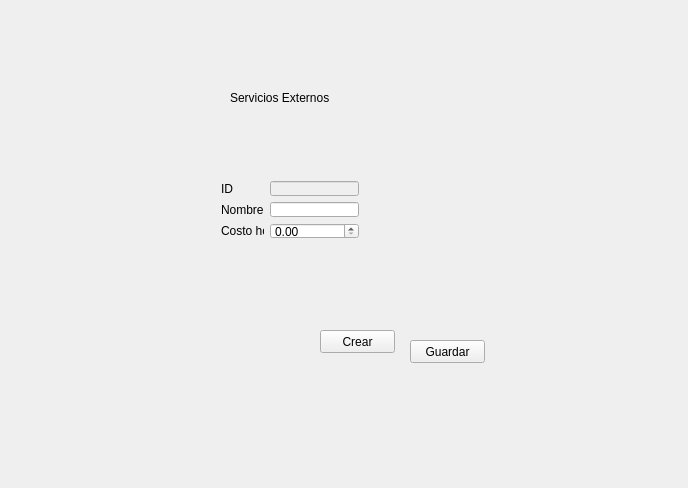
<?xml version="1.0" encoding="UTF-8"?>
<ui version="4.0">
 <class>formularioSerExternos</class>
 <widget class="QWidget" name="formularioSerExternos">
  <property name="geometry">
   <rect>
    <x>0</x>
    <y>0</y>
    <width>688</width>
    <height>488</height>
   </rect>
  </property>
  <property name="windowTitle">
   <string>formularioSerExternos</string>
  </property>
  <widget class="QWidget" name="formLayoutWidget">
   <property name="geometry">
    <rect>
     <x>210</x>
     <y>170</y>
     <width>160</width>
     <height>80</height>
    </rect>
   </property>
   <layout class="QFormLayout" name="formLayout">
    <item row="0" column="0">
     <widget class="QLabel" name="label_2">
      <property name="text">
       <string>ID</string>
      </property>
     </widget>
    </item>
    <item row="1" column="0">
     <widget class="QLabel" name="label_3">
      <property name="text">
       <string>Nombre</string>
      </property>
     </widget>
    </item>
    <item row="0" column="1">
     <widget class="QLineEdit" name="lineEdit">
      <property name="enabled">
       <bool>false</bool>
      </property>
     </widget>
    </item>
    <item row="1" column="1">
     <widget class="QLineEdit" name="lineEdit_2"/>
    </item>
    <item row="2" column="0">
     <widget class="QLabel" name="label_4">
      <property name="text">
       <string>Costo hora</string>
      </property>
     </widget>
    </item>
    <item row="2" column="1">
     <widget class="QDoubleSpinBox" name="doubleSpinBox">
      <property name="maximum">
       <double>999999999.990000009536743</double>
      </property>
     </widget>
    </item>
   </layout>
  </widget>
  <widget class="QLabel" name="label">
   <property name="geometry">
    <rect>
     <x>230</x>
     <y>90</y>
     <width>141</width>
     <height>16</height>
    </rect>
   </property>
   <property name="text">
    <string>Servicios Externos</string>
   </property>
  </widget>
  <widget class="QPushButton" name="pushButton">
   <property name="geometry">
    <rect>
     <x>320</x>
     <y>330</y>
     <width>75</width>
     <height>23</height>
    </rect>
   </property>
   <property name="text">
    <string>Crear</string>
   </property>
  </widget>
  <widget class="QPushButton" name="pushButton_2">
   <property name="geometry">
    <rect>
     <x>410</x>
     <y>340</y>
     <width>75</width>
     <height>23</height>
    </rect>
   </property>
   <property name="text">
    <string>Guardar</string>
   </property>
  </widget>
 </widget>
 <layoutdefault spacing="6" margin="11"/>
 <resources/>
 <connections/>
</ui>
